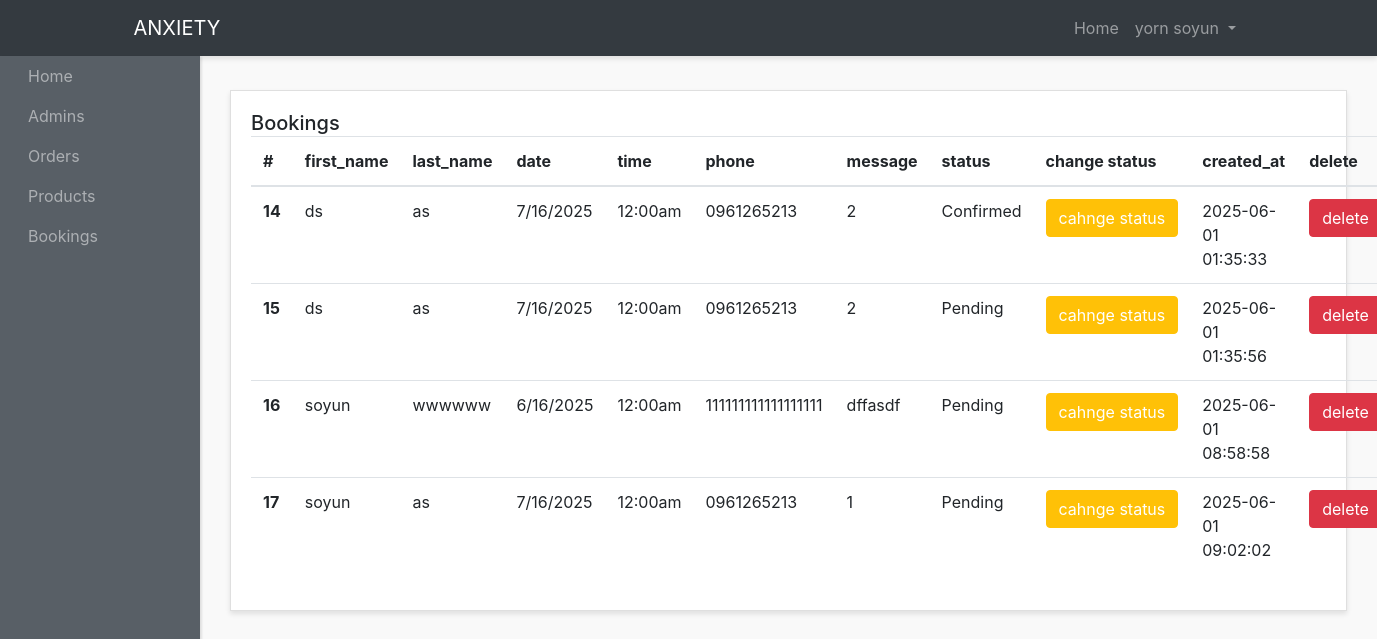
The page /admin-panel/bookings-admins/show-bookings.php (signed in) on the database as committed earlier.
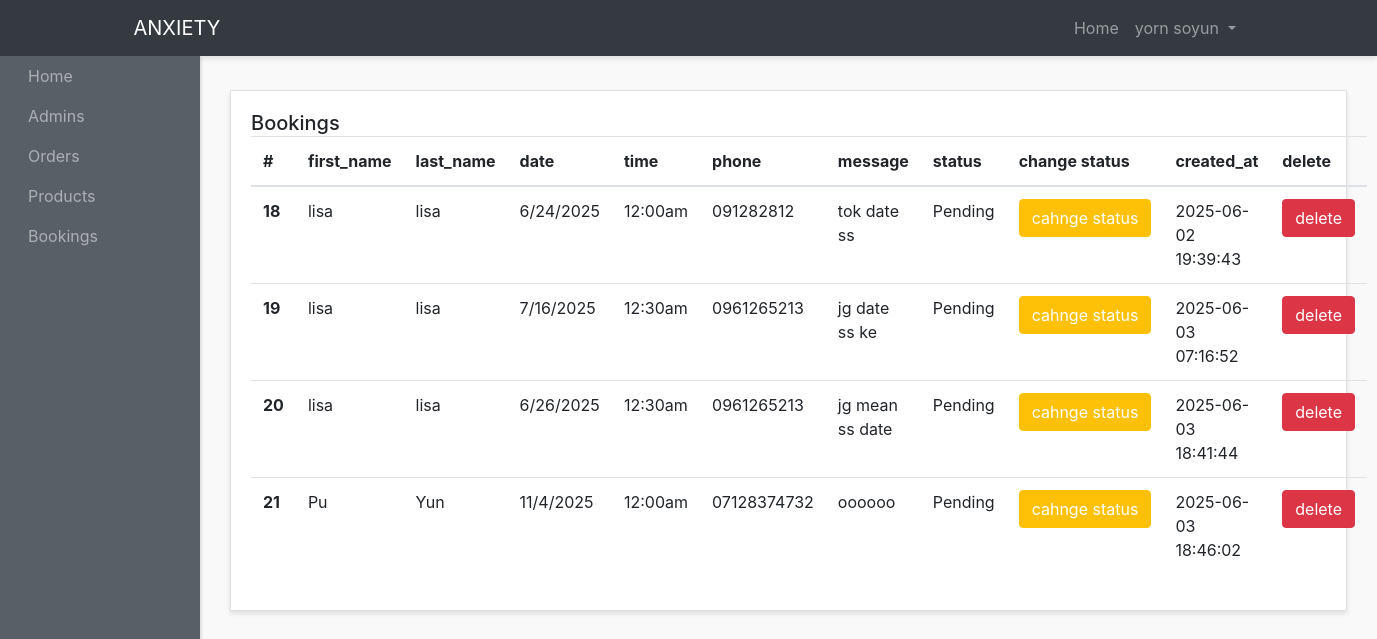
The same page on the database as committed later.
### tables this page shows
CREATE TABLE `bookings` (
  `id` int(10) NOT NULL,
  `first_name` varchar(200) NOT NULL,
  `last_name` varchar(200) NOT NULL,
  `date` varchar(200) NOT NULL,
  `time` varchar(200) NOT NULL,
  `phone` varchar(100) NOT NULL,
  `message` text NOT NULL,
  `status` varchar(200) NOT NULL DEFAULT 'Pending',
  `user_id` int(7) NOT NULL,
  `created_at` timestamp NOT NULL DEFAULT current_timestamp()
);

### admin-panel/bookings-admins/show-bookings.php (the view, shortened to what this page needs)
<?php require "../layouts/header.php"; ?>
<?php require "../../config/config.php"; ?>
<?php
  $bookings = $conn->query("SELECT * FROM bookings");
  $bookings->execute();
  $allBookings = $bookings->fetchAll(PDO::FETCH_OBJ);
?>
      <div class="row">
        <div class="col">
          <div class="card">
            <div class="card-body">
              <h5 class="card-title mb-4 d-inline">Bookings</h5>
              <table class="table">
                <thead>
                  <tr>
                    <th scope="col">#</th>
                    <th scope="col">first_name</th>
                    <th scope="col">last_name</th>
                    <th scope="col">date</th>
                    <th scope="col">time</th>
                    <th scope="col">phone</th>
                    <th scope="col">message</th>
                    <th scope="col">status</th>
                    <th scope="col">change status</th>
                    <th scope="col">created_at</th>
                    <th scope="col">delete</th>
                  </tr>
                </thead>
                <tbody>
                  <?php foreach($allBookings as $booking) : ?>
                  <tr>
                    <th scope="row"><?php echo $booking->id; ?></th>
                    <td><?php echo $booking->first_name; ?></td>
                    <td><?php echo $booking->last_name; ?></td>
                    <td><?php echo $booking->date; ?> </td>
                    <td><?php echo $booking->time; ?></td>
                    <td><?php echo $booking->phone; ?></td>
                    <td>
                    <?php echo $booking->message; ?>
                    </td>
                    <td><?php echo $booking->status; ?></td>
                    <td><a href="change-status.php?id=<?php echo $booking->id; ?>" class="btn btn-warning  text-white text-center ">cahnge status</a></td>
                    <td><?php echo $booking->created_at; ?></td>
                     <td><a href="delete-bookings.php?id=<?php echo $booking->id; ?>" class="btn btn-danger  text-center ">delete</a></td>
                  </tr>
                  <?php endforeach; ?>
                </tbody>
              </table>
            </div>
          </div>
        </div>
      </div>
 <?php require "../layouts/footer.php"; ?>

Rows that differ between the two databases and show on the page:
removed bookings: id "14", first_name "ds", last_name "as", date "7/16/2025", time "12:00am", phone "0961265213", message "2", status "Confirmed", created_at "2025-06-01 01:35:33"
removed bookings: id "15", first_name "ds", last_name "as", date "7/16/2025", time "12:00am", phone "0961265213", message "2", status "Pending", created_at "2025-06-01 01:35:56"
removed bookings: id "16", first_name "soyun", last_name "wwwwww", date "6/16/2025", time "12:00am", phone "111111111111111111", message "dffasdf", status "Pending", created_at "2025-06-01 08:58:58"
removed bookings: id "17", first_name "soyun", last_name "as", date "7/16/2025", time "12:00am", phone "0961265213", message "1", status "Pending", created_at "2025-06-01 09:02:02"
added bookings: id "18", first_name "lisa", last_name "lisa", date "6/24/2025", time "12:00am", phone "091282812", message "tok date ss", status "Pending", created_at "2025-06-02 19:39:43"
added bookings: id "19", first_name "lisa", last_name "lisa", date "7/16/2025", time "12:30am", phone "0961265213", message "jg date ss ke", status "Pending", created_at "2025-06-03 07:16:52"
added bookings: id "20", first_name "lisa", last_name "lisa", date "6/26/2025", time "12:30am", phone "0961265213", message "jg mean ss date", status "Pending", created_at "2025-06-03 18:41:44"
added bookings: id "21", first_name "Pu", last_name "Yun", date "11/4/2025", time "12:00am", phone "07128374732", message "oooooo", status "Pending", created_at "2025-06-03 18:46:02"
